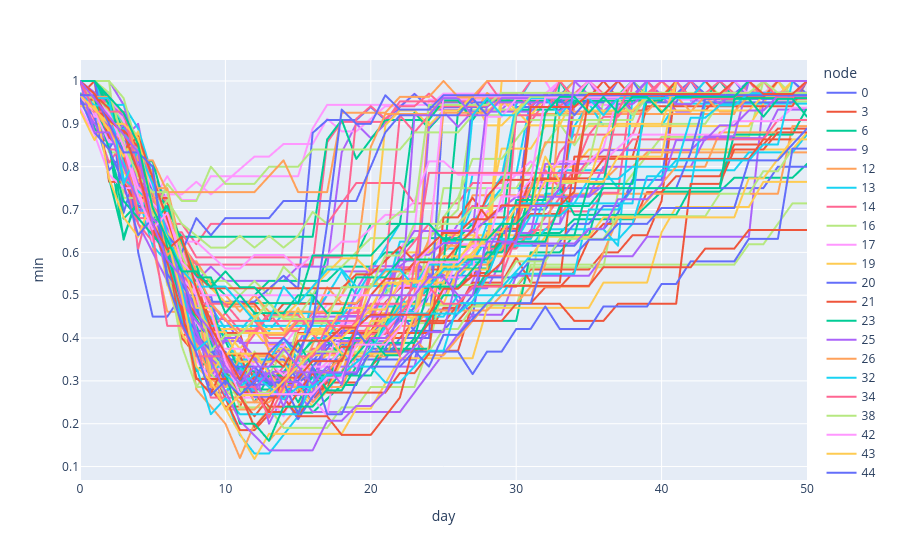

Here is the notebook cell this chart was saved with:
### Code cell
fig = px.line(df1, x="day", y="min", color='node')
fig.show()
